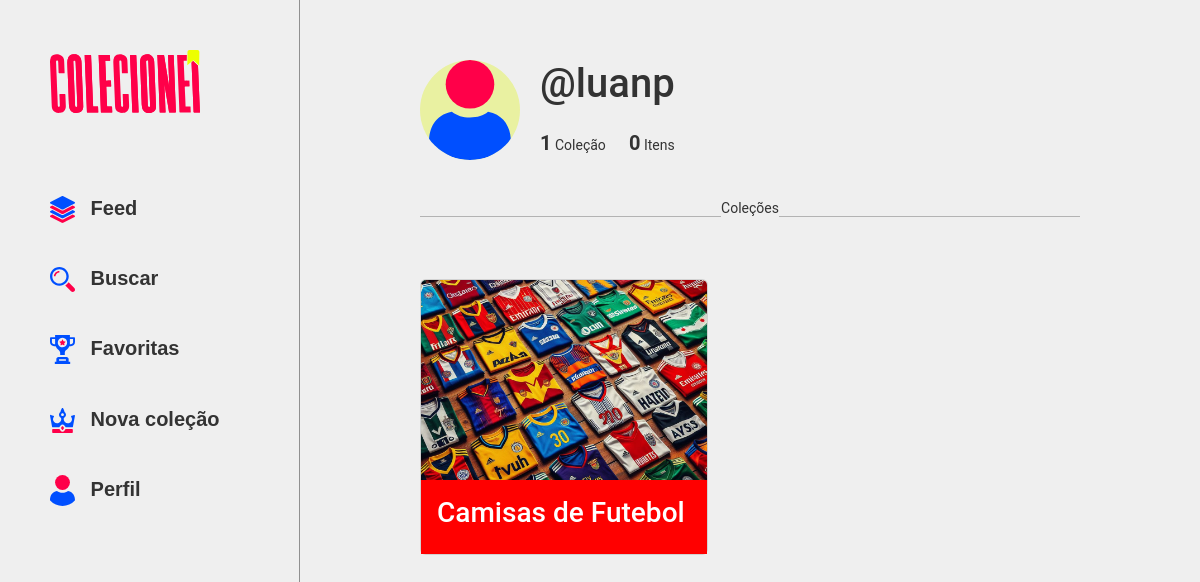
Screenshot of /perfil/12/ (signed in) with the database file from the repository.
### usuarios/models.py (models this page shows, shortened)
class Usuario(AbstractUser):
    DEFAULT_PHOTO_PATH = "static 'assets/icones/coroa.svg'"
    nome_completo = models.CharField(max_length=255, blank=True)
    biografia = models.TextField(blank=True)
    photo = models.ImageField(upload_to=upload_to, blank=True)
    birth_date = models.DateField(blank=True, null=True)
    seguindo = models.ManyToManyField('self', related_name='seguidores', symmetrical=False)

### colecoes/models.py (models this page shows, shortened)
class Colecao(models.Model):
    nome = models.CharField(max_length=100)
    descricao = models.TextField()
    cor = models.CharField(max_length=7, choices=COLOR_CHOICES, default='#FFCA2C')
    categoria = models.ForeignKey(Categoria, on_delete=models.SET_NULL, null=True)
    data_criacao = models.DateTimeField(auto_now_add=True)
    status_colecao = models.BooleanField(default=True)
    privacidade_colecao = models.BooleanField(default=False)
    tags = models.CharField(max_length=100, blank=True)
    orcamento_colecao = models.DecimalField(max_digits=10, decimal_places=2, blank=True, null=True)
    localizacao_colecao = models.CharField(max_length=100, blank=True)
    usuario = models.ForeignKey(Usuario, on_delete=models.CASCADE)
    class Meta:
        unique_together = ('nome', 'usuario',)

class Categoria(models.Model):
    CATEGORIAS_OPCOES = [
        ('Livros', 'Livros'),
        ('Filmes', 'Filmes'),
        ('Músicas', 'Músicas'),
        ('Jogos', 'Jogos'),
        ('Selos', 'Selos'),
        ('Moedas', 'Moedas'),
        ('Quadrinhos', 'Quadrinhos'),
        ('Carros', 'Carros'),
        ('Vinhos', 'Vinhos'),
        ('Cartas', 'Cartas'),
        ('Miniaturas', 'Miniaturas'),
        ('Brinquedos', 'Brinquedos'),
        ('Antiguidades', 'Antiguidades'),
        ('Relógios', 'Relógios'),
        ('Jóias', 'Jóias'),
        ('Instrumentos Musicais', 'Instrumentos Musicais'),
        ('Artes', 'Artes'),
        ('Itens Esportivos', 'Itens Esportivos'),
        ('Eletrônicos', 'Eletrônicos'),
        ('Vestuário', 'Vestuário'),
        ('Acessórios', 'Acessórios'),
        ('Cosméticos', 'Cosméticos'),
        ('Utensílios Domésticos', 'Utensílios Domésticos'),
        ('Decoração', 'Decoração'),
        ('Móveis', 'Móveis'),
        ('Eletrodomésticos', 'Eletrodomésticos'),
        ('Ferramentas', 'Ferramentas'),
        ('Brindes', 'Brindes'),
        ('Peças Religiosas', 'Peças Religiosas'),
        ('Charutos', 'Charutos'),
        ('Chaveiros', 'Chaveiros'),
        ('Pedras Preciosas', 'Pedras Preciosas'),
        ('Plantas', 'Plantas'),
        ('Artefatos Históricos', 'Artefatos Históricos'),
        ('Culinária', 'Culinária'),
        ('Outros', 'Outros'),
    ]
    nome = models.CharField(max_length=100, choices=CATEGORIAS_OPCOES)
    imagem_padrao = models.ImageField(upload_to='imagens_categorias/', blank=True, null=True)

### colecoes/views.py (the view)
# urls.py: path('perfil/<int:usuario_id>/', perfil, name='perfil'),
def perfil(request, usuario_id):
    if not request.user.is_authenticated:
        messages.error(request, 'Usuário não logado')
        return redirect('login')
    user = request.user
    colecoes = Colecao.objects.filter(usuario=user)
    quantidade_colecoes = colecoes.count()
    itens = Item.objects.filter(colecao__usuario=user)
    quantidade_itens = itens.count()
    icone = icone_aleatorio()
    for colecao in colecoes:
        if colecao.cor in ['#FFCA2C', '#D9C95B', '#D9AA5B', '#D9D2A3', '#A3A3D9']:
            colecao.texto_preto = True
        else:
            colecao.texto_preto = False
    return render(request, 'colecoes/perfil.html', {'user': user, 'colecoes': colecoes, 'quantidade_colecoes': quantidade_colecoes, 'quantidade_itens': quantidade_itens, 'icone_aleatorio': icone})

### colecoes/views.py (called while the page is built)
def icone_aleatorio():
    icones = ['fantasma.svg', 'caveira.svg', 'foguete.svg']
    icone_aleatorio = choice(icones)
    return icone_aleatorio

### templates/colecoes/perfil.html (shortened to what this page needs)
{% load static %}
<!DOCTYPE html>
<html lang="en">
<head>
    <link href="https://cdn.jsdelivr.net/npm/bootstrap@5.2.2/dist/css/bootstrap.min.css" rel="stylesheet"
>
    <link rel="stylesheet" href="{% static 'styles/colecoes/Perfil.css' %}">
</head>
<body class="corpo">
    <div>
        {% include 'partials/_header.html' %}
    </div>
    <section class="corpo_pagina">
        <div class="info">
            <div class='foto_addon'>
                {% if user.photo %}
                <img src="{{ user.photo.url }}" id="foto_perfil">
                {% else %}
                <img src="{% static 'assets/icones/perfil.svg' %}" id="foto_perfil">
                {% endif %}
            </div>
            <div class="dados">
                <h1>@{{ user.username }}</h1>
            <div class="stats">
                {% if quantidade_colecoes == 1 %}
                <p><span>{{ quantidade_colecoes }}</span> Coleção</p>
                {% else %}
                <p><span>{{ quantidade_colecoes }}</span> Coleções</p>
                {% endif %}
                {% if quantidade_itens == 1 %}
                <p><span>{{ quantidade_itens }}</span> Item</p>
                {% else %}
                <p><span>{{ quantidade_itens }}</span> Itens</p>
                {% endif %}
            </div>
            </div>
        </div>
        <div class="divider d-flex align-items-center my-4">
            <hr class="text-black flex-grow-1">
            <p>Coleções</p>
            <hr class="text-black flex-grow-1">
        </div>
        <div>
            <div class="colecoes">
                {% for colecao in colecoes %}
                    <div class="colecao_card card" style="width: 18rem; display: flex; margin-right: 10px; margin-bottom: 15px;">
                        <a href="{% url 'colecao' user.username colecao.id %}" style="display: inline-block;" class="colecao_link">
                        <img class="card-img-top" src="{{ colecao.categoria.imagem_padrao.url }}" alt="Coleção-image" style="width: 100%;">
                        <div class="card-body" style="background-color: {{ colecao.cor }}; {% if colecao.texto_preto %} color: #000000; {% else %} color: #FFFFFF; {% endif %}">
                            <h3 class="card-title">{{ colecao.nome }}</h3>
                        </div>
                        </a>
                    </div>
                {% endfor %}
            </div>
        </div>
    </section>
</body>
</html>

### setup/static/styles/colecoes/perfil.css (style rules this page uses)
.corpo { background-color: #EFEFEF; font-family: 'Roboto', sans-serif; font-size: 14px; color: #333; margin: 0; padding: 0; overflow-x: hidden; display: flex; }
.corpo_pagina { width: 100%; height: 100vh; padding-left: 10%; padding-right: 10%; padding-top: 5%; overflow: auto; display: flex; flex-direction: column; }
.info { display: flex; }
.foto_addon { width: 100px; height: 100px; border-radius: 100px; margin-right: 20px; display: flex; align-items: center; justify-content: center; background-color: #e9f1a1; }
#foto_perfil { width: 100px; height: 100px; border-radius: 100px; }
.colecao_link { text-decoration: none; color: #333; }
.stats { display: flex; justify-content: space-between; margin-top: 20px; }
.stats span { font-size: 20px; font-weight: bold; }
.colecoes { display: flex; flex-wrap: wrap; margin-top: 20px; }
.card-img-top { object-fit: cover; width: auto; height: 200px; }

### rows the page displays
Usuario: username "luanp"
Colecao: categoria.imagem_padrao (picture), nome "Camisas de Futebol"

### other values shown
{{ quantidade_colecoes }} "1"
{{ quantidade_itens }} "0"
